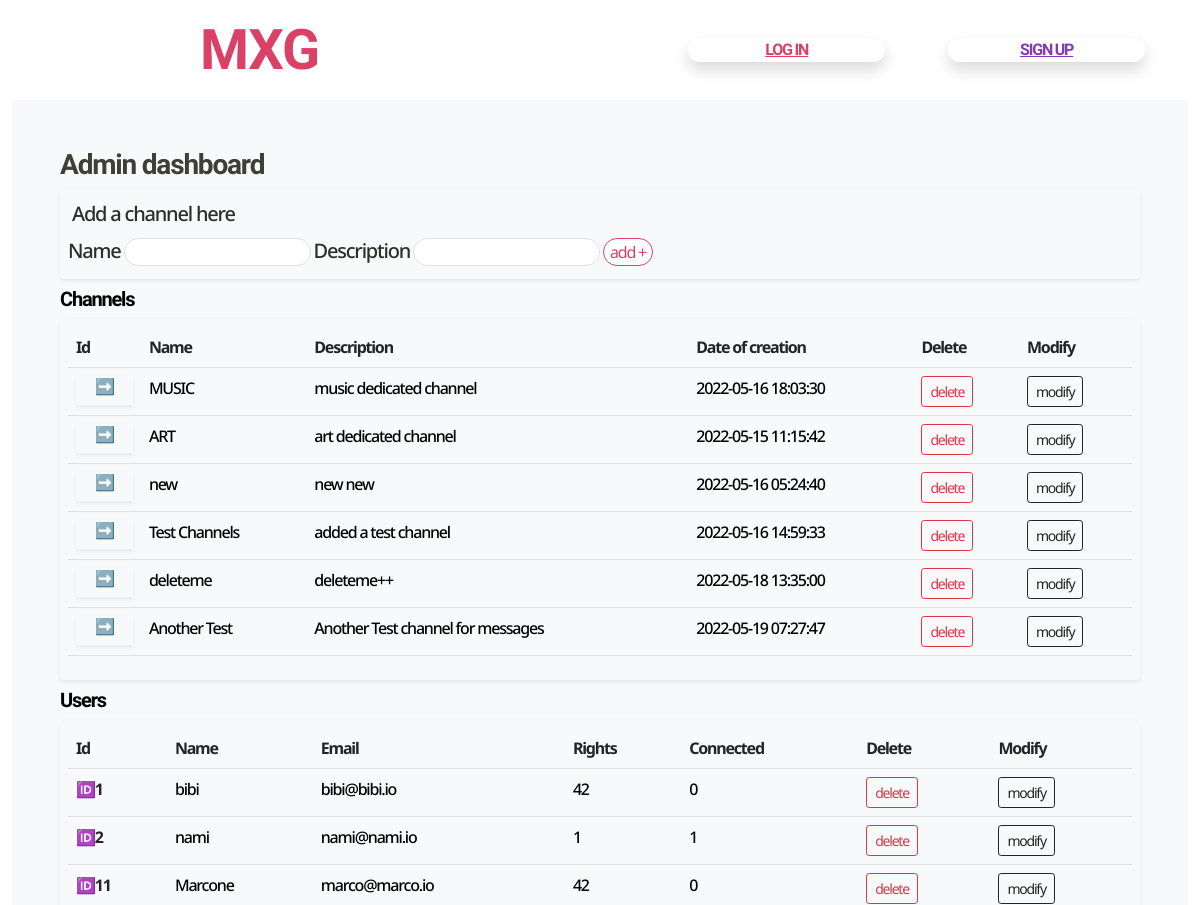
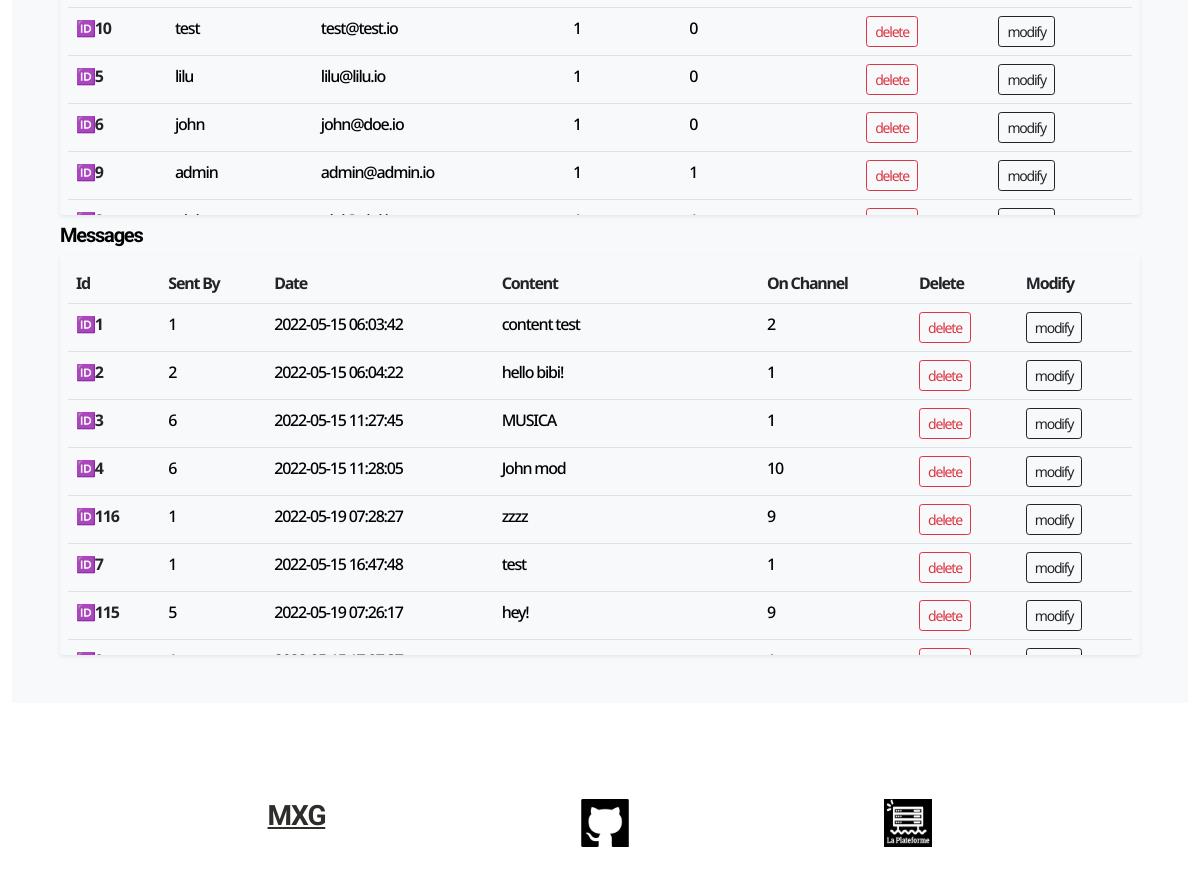
The app's page /php/view/admin.php (signed in) with its own data (2 pictures, top to bottom).
### tables this page shows
CREATE TABLE IF NOT EXISTS `channels` (
  `id` int(11) NOT NULL AUTO_INCREMENT,
  `name` varchar(35) NOT NULL,
  `description` varchar(255) NOT NULL,
  `date_of_creation` datetime NOT NULL,
  `last_update` datetime DEFAULT NULL,
  PRIMARY KEY (`id`),
  KEY `id` (`id`)
);

CREATE TABLE IF NOT EXISTS `users` (
  `id` int(11) NOT NULL AUTO_INCREMENT,
  `name` varchar(15) NOT NULL,
  `email` varchar(35) NOT NULL,
  `password` varchar(130) NOT NULL,
  `rights` int(11) NOT NULL,
  `dob` date NOT NULL,
  `data1` varchar(255) NOT NULL,
  `connected` int(11) NOT NULL,
  PRIMARY KEY (`id`)
);

CREATE TABLE IF NOT EXISTS `messages` (
  `id` int(11) NOT NULL AUTO_INCREMENT,
  `sent_by` varchar(35) NOT NULL,
  `date` datetime NOT NULL,
  `content` varchar(1200) NOT NULL,
  `id_channel` int(11) NOT NULL,
  PRIMARY KEY (`id`),
  KEY `id_channel` (`id_channel`)
);

### php/controller/admin_controller.php (called while the page is built, shortened)
<?php
require_once('../model/Model.php');
require_once('../model/Channels.php');
require_once('../model/Messages.php');
require_once('../model/User.php');
$channels = new Channels();
$messages = new Messages();
$users = new User();
$allChannels = $channels->getAllChannels();
$allMessages = $messages->getAllMessages();
$allUsers = $users->getAllUsers();

### php/model/Channels.php (called while the page is built, shortened)
<?php
require_once 'Model.php';
class Channels extends Model{
    public function getAllChannels(){
        $sql = 'SELECT * FROM channels';
        $check = $this->selectQuery($sql);
        return $check->fetchAll();
    }
}

### php/model/Model.php (called while the page is built, shortened)
<?php
abstract class Model {
    function connect(){
        $server="localhost";
        $username="root";
        $password="";
        $database="little_discord";
        $dsn = "mysql:host=$server;dbname=$database;charset=UTF8";
        $this->conn = new PDO($dsn, $username, $password);
        return $this->conn;
    }
    function selectQuery($sql, $p = null){
        if ($p === null) {
            $r = $this->connect()->query($sql);
        } else {
            $r = $this->connect()->prepare($sql);
            $r -> execute($p);
        }
        return $r;
    }
}

### php/model/User.php (called while the page is built, shortened)
<?php
require_once 'Model.php';
class User extends Model{
    public function getAllUsers()
    {
        $sql = "SELECT * FROM `users` ";
        $result = $this->selectQuery($sql);
        return $result->fetchAll();
    }
}

### php/model/Messages.php (called while the page is built, shortened)
<?php
require_once 'Model.php';
class Messages extends Model{
    public function getAllMessages(){
        $sql = 'SELECT * FROM messages';
        $check = $this->selectQuery($sql);
        return $check->fetchAll();
    }
}

### php/view/admin.php (the view, shortened to what this page needs)
<?php
require_once('../model/Model.php');
require_once('../model/User.php');
require_once('../controller/admin_controller.php');
?>
    <div class="container-fluid">
        <div class="d-flex flex-column p-5 bg-light">
            <h3 class="text-fat text-cherry">Admin dashboard</h3>
            <div class="d-flex p-1 rounded-2 shadow-sm mb-2">
                <form method="post" class="p-1">
                    <p class="h5 p-1">Add a channel here </p>
                    <label for="channelName" class="h5">Name</label>
                    <input type="text" name="channelName" class="rounded-pill border border-1 border-cherry">
                    <label for="channelDesc" class="h5">Description</label>
                    <input type="text" name="channelDesc" class="rounded-pill border border-1 border-cherry">
                    <button type="submit" class="btn-outline-cherry rounded-pill bg-white" name="addChannel">add +</button>
                </form>
            </div>
            <h5 class="text-fat text-black">Channels</h5>
            <div class="vh-50 overflow-auto p-2 shadow-sm rounded-2 mb-2">
                <table class="table w-100 overflow-scroll">
                    <?php   if(isset($allChannels)){ ?>
                        <tr>
                            <th>Id</th>
                            <th>Name</th>
                            <th>Description</th>
                            <th>Date of creation</th>
                            <th>Delete</th>
                            <th>Modify</th>
                        </tr>
                        <?php   for($i=0;$i<=isset($allChannels[$i]);$i++){  ?>
                            <tr>
                                <td>
                                    <form method="post" class="d-flex flex-column justify-content-center text-cherry text-start shadow-sm">
                                        <button href="" type="submit" class="border border-0 h6 bg-light rounded-pill text-center" value="<?= $allChannels[$i]['id'] ?>" name="chan">
                                            ➡️
                                        </button>
                                </td>
                                <td>
                                    <b class="h6 text-black"><?= $allChannels[$i]['name'] ?></b>
                                </td>
                                <td>
                                    <b class="h6 text-black"><?= $allChannels[$i]['description'] ?></b>
                                </td>
                                <td>
                                    <b class="h6 text-black"><?= $allChannels[$i]['date_of_creation'] ?></b>
                                </td>
                                <td>
                                    <form method="post">
                                        <button type="submit" class="btn-sm btn btn-outline-danger" value="<?= $allChannels[$i]['id'] ?>" name="chanDelete">
                                            delete
                                        </button>
                                    </form>
                                </td>
                                <td>
                                    <form method="post">
                                        <button type="submit" class="btn-sm btn btn-outline-dark" value="<?= $allChannels[$i]['id'] ?>" name="chanModify">
                                            modify
                                        </button>
                                    </form>
                                </td>
                            </tr>
                        <?php   }  ?>
                    <?php   } else {    ?>
                        <tr>
                            <td>No channels have been created yet </td>
                        </tr>
                    <?php  }  ?>
                </table>
            </div>
            <h5 class="text-fat text-black">Users</h5>
            <div class="vh-50 overflow-auto p-2 shadow-sm rounded-2 mb-2">
                <table class="table w-100 overflow-scroll">
                    <?php   if(isset($allUsers)){ ?>
                        <tr>
                            <th>Id</th>
                            <th>Name</th>
                            <th>Email</th>
                            <th>Rights</th>
                            <th>Connected</th>
                            <th>Delete</th>
                            <th>Modify</th>
                        </tr>
                        <?php   for($i=0;$i<=isset($allUsers[$i]);$i++){  ?>
                            <tr>
                                <td>
                                    <b>🆔<?= $allUsers[$i]['id'] ?></b>
                                </td>
                                <td>
                                    <b class="h6 text-black"><?= $allUsers[$i]['name'] ?></b>
                                </td>
                                <td>
                                    <b class="h6 text-black"><?= $allUsers[$i]['email'] ?></b>
                                </td>
                                <td>
                                    <b class="h6 text-black"><?= $allUsers[$i]['rights'] ?><b>
                                </td>
                                <td>
                                    <b class="h6 text-black"><?= $allUsers[$i]['connected'] ?></b>
                                </td>
                                <td>
                                    <form method="post">
                                        <button type="submit" class="btn-sm btn btn-outline-danger" value="<?= $allUsers[$i]['id'] ?>" name="usersDelete">
                                            delete
                                        </button>
                                    </form>
                                </td>
                                <td>
                                    <form method="post">
                                        <button type="submit" class="btn-sm btn btn-outline-dark" value="<?= $allUsers[$i]['id'] ?>" name="usersModify">
                                            modify
                                        </button>
                                    </form>
                                </td>
                            </tr>
                        <?php   }  ?>
                    <?php   } else {    ?>
                        <tr>
                            <td> No users have subscribed yet </td>
                        </tr>
                    <?php  }  ?>
                </table>
            </div>
            <h5 class="text-fat text-black">Messages</h5>
            <div class="vh-50 overflow-auto p-2 shadow-sm rounded-2">
                <table class="table w-100 overflow-scroll">
                    <?php   if(isset($allMessages)){ ?>
                        <tr>
                            <th>Id</th>
                            <th>Sent By</th>
                            <th>Date</th>
                            <th>Content</th>
                            <th>On Channel</th>
                            <th>Delete</th>
                            <th>Modify</th>
                        </tr>
                        <?php for($i=0;$i<=isset($allMessages[$i]);$i++){  ?>
                            <tr>
                                <td>
                                    <b>🆔<?= $allMessages[$i]['id'] ?></b>
                                </td>
                                <td>
                                    <b class="h6 text-black"><?= $allMessages[$i]['sent_by'] ?></b>
                                </td>
                                <td>
                                    <b class="h6 text-black"><?= $allMessages[$i]['date'] ?></b>
                                </td>
                                <td>
                                    <b class="h6 text-black"><?= $allMessages[$i]['content'] ?></b>
                                </td>
                                <td>
                                    <b class="h6 text-black"><?= $allMessages[$i]['id_channel'] ?></b>
                                </td>
                                <td>
                                    <form method="post">
                                        <button type="submit" class="btn-sm btn btn-outline-danger" value="<?= $allMessages[$i]['id'] ?>" name="messagesDelete">
                                            delete
                                        </button>
                                    </form>
                                </td>
                                <td>
                                    <form method="post">
                                        <button type="submit" class="btn-sm btn btn-outline-dark" value="<?= $allMessages[$i]['id'] ?>" name="messagesModify">
                                            modify
                                        </button>
                                    </form>
                                </td>
                            </tr>
                        <?php   }  ?>
                    <?php   } else {    ?>
                        <tr>
                            <td> No messages have been sent yet </td>
                        </tr>
                    <?php  }  ?>
                </table>
            </div>
        </div>
    </div>
<?php
require_once('header.php');
require_once('footer.php');
require_once('main.php');

### records on screen
channels: $allChannels[$i]['id'] 1 (drawn), name "MUSIC", description "music dedicated channel", date_of_creation "2022-05-16 18:03:30"
channels: $allChannels[$i]['id'] 2 (drawn), name "ART", description "art dedicated channel", date_of_creation "2022-05-15 11:15:42"
channels: $allChannels[$i]['id'] 9 (drawn), name "new", description "new new", date_of_creation "2022-05-16 05:24:40"
channels: $allChannels[$i]['id'] 10 (drawn), name "Test Channels", description "added a test channel", date_of_creation "2022-05-16 14:59:33"
channels: $allChannels[$i]['id'] 11 (drawn), name "deleteme", description "deleteme++", date_of_creation "2022-05-18 13:35:00"
channels: $allChannels[$i]['id'] 12 (drawn), name "Another Test", description "Another Test channel for messages", date_of_creation "2022-05-19 07:27:47"
users: id "1", name "bibi", email "bibi@bibi.io", rights "42", connected "0"
users: id "2", name "nami", email "nami@nami.io", rights "1", connected "1"
users: id "11", name "Marcone", email "marco@marco.io", rights "42", connected "0"
users: id "10", name "test", email "test@test.io", rights "1", connected "0"
users: id "5", name "lilu", email "lilu@lilu.io", rights "1", connected "0"
users: id "6", name "john", email "john@doe.io", rights "1", connected "0"
users: id "9", name "admin", email "admin@admin.io", rights "1", connected "1"
messages: id "1", sent_by "1", date "2022-05-15 06:03:42", content "content test", id_channel "2"
messages: id "2", sent_by "2", date "2022-05-15 06:04:22", content "hello bibi!", id_channel "1"
messages: id "3", sent_by "6", date "2022-05-15 11:27:45", content "MUSICA", id_channel "1"
messages: id "4", sent_by "6", date "2022-05-15 11:28:05", content "John mod", id_channel "10"
messages: id "116", sent_by "1", date "2022-05-19 07:28:27", content "zzzz", id_channel "9"
messages: id "7", sent_by "1", date "2022-05-15 16:47:48", content "test", id_channel "1"
messages: id "115", sent_by "5", date "2022-05-19 07:26:17", content "hey!", id_channel "9"
